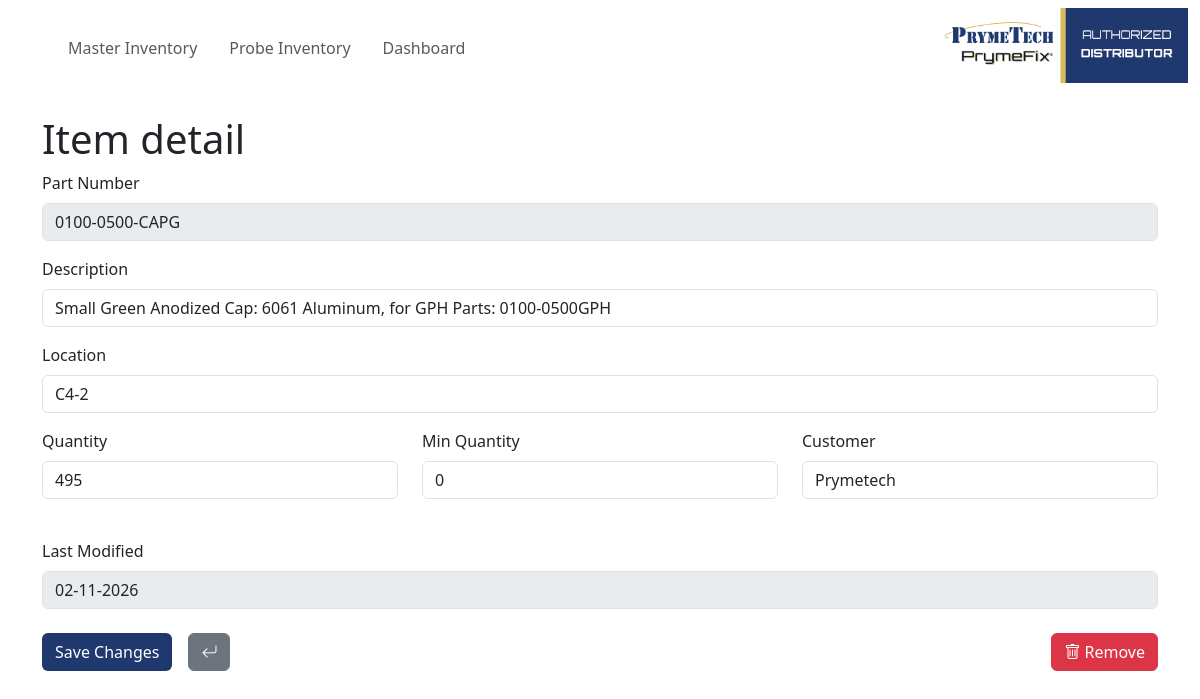
The app's page /445 with its own data.
### tables this page shows
CREATE TABLE inventory (
  id INTEGER PRIMARY KEY AUTOINCREMENT,
  part_number TEXT NOT NULL UNIQUE,
  description TEXT,
  location TEXT,
  quantity INTEGER NOT NULL DEFAULT 0,
  min_quantity INTEGER NOT NULL DEFAULT 0,
  customer TEXT,
  last_modify_date TEXT NOT NULL
);

### app.py (the view, shortened to what this page needs)
@app.route("/<int:item_id>", methods=["GET", "POST"])
def item_detail(item_id):
    conn = get_conn()
    row = conn.execute("SELECT * FROM inventory WHERE id = ?", (item_id,)).fetchone()
    if row is None:
        flash("Item not found.", "error")
        return redirect(url_for("inventory_list"))
    item = serialize_row(row)
    return render_template("item_detail.html", item=item)

### app.py (called while the page is built)
def get_conn():
    return import_inventory.get_db_connection(DB_PATH)

def serialize_row(row):
    return {key: row[key] for key in row.keys()}

### import_inventory.py (called while the page is built)
def get_db_connection(db_path=DB_PATH):
    conn = sqlite3.connect(db_path, isolation_level=None, detect_types=sqlite3.PARSE_DECLTYPES)
    conn.row_factory = sqlite3.Row
    conn.execute("PRAGMA foreign_keys = ON")
    ensure_schema(conn)
    return conn

def ensure_schema(conn):
    if not os.path.exists(SCHEMA_FILE):
        return
    with open(SCHEMA_FILE, "r", encoding="utf-8") as fp:
        conn.executescript(fp.read())

### templates/item_detail.html (shortened to what this page needs)
{% extends 'layout.html' %}
{% block content %}
  <h1>Item detail</h1>
  <form method="post">
    <div class="mb-3">
      <label class="form-label">Part Number</label>
      <input class="form-control" value="{{ item.part_number }}" disabled>
    </div>
    <div class="mb-3">
      <label class="form-label">Description</label>
      <input class="form-control" name="description" value="{{ item.description or '' }}">
    </div>
    <div class="mb-3">
      <label class="form-label">Location</label>
      <input class="form-control" name="location" value="{{ item.location or '' }}">
    </div>
    <div class="row">
      <div class="col-md-4 mb-3">
        <label class="form-label">Quantity</label>
        <input class="form-control" name="quantity" type="number" value="{{ item.quantity }}">
      </div>
      <div class="col-md-4 mb-3">
        <label class="form-label">Min Quantity</label>
        <input class="form-control" name="min_quantity" type="number" value="{{ item.min_quantity }}">
      </div>
      <div class="col-md-4 mb-3">
        <label class="form-label">Customer</label>
        <input class="form-control" name="customer" value="{{ item.customer or '' }}">
      </div>
    </div>
    <div class="mb-3 mt-4">
      <label class="form-label">Last Modified</label>
      <input class="form-control" value="{{ item.last_modify_date }}" disabled>
    </div>
      <div class="mb-4 mt-4" style="display: flex; gap: 1rem;">
      <button class="btn" style="background-color: #1f396e; color: white;" type="submit">Save Changes</button>
      <a class="btn btn-secondary" href="{{ url_for('inventory_list') }}"><i class="bi bi-arrow-return-left"></i></a>
      <a
        class="btn btn-danger"
        style="margin-left: auto;"
        href="{{ url_for('remove_inventory_item', item_id=item.id) }}"
        onclick="return confirm('Are you sure you want to remove this item from inventory?');">
        <i class="bi bi-trash"></i> Remove
      </a>
    </div>
  </form>
{% endblock %}

### records on screen
inventory: part_number "0100-0500-CAPG", description "Small Green Anodized Cap: 6061 Aluminum, for GPH Parts: 0100-0500GPH", location "C4-2", quantity "495", min_quantity "0", customer "Prymetech", last_modify_date "02-11-2026"
